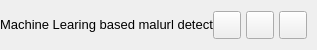
           <widget class="QFrame" name="contentTopBg">
            <property name="minimumSize">
             <size>
              <width>0</width>
              <height>50</height>
             </size>
            </property>
            <property name="maximumSize">
             <size>
              <width>16777215</width>
              <height>50</height>
             </size>
            </property>
            <property name="frameShape">
             <enum>QFrame::NoFrame</enum>
            </property>
            <property name="frameShadow">
             <enum>QFrame::Raised</enum>
            </property>
            <layout class="QHBoxLayout" name="horizontalLayout">
             <property name="spacing">
              <number>0</number>
             </property>
             <property name="leftMargin">
              <number>0</number>
             </property>
             <property name="topMargin">
              <number>0</number>
             </property>
             <property name="rightMargin">
              <number>10</number>
             </property>
             <property name="bottomMargin">
              <number>0</number>
             </property>
             <item>
              <widget class="QFrame" name="leftBox">
               <property name="sizePolicy">
                <sizepolicy hsizetype="Expanding" vsizetype="Preferred">
                 <horstretch>0</horstretch>
                 <verstretch>0</verstretch>
                </sizepolicy>
               </property>
               <property name="frameShape">
                <enum>QFrame::NoFrame</enum>
               </property>
               <property name="frameShadow">
                <enum>QFrame::Raised</enum>
               </property>
               <layout class="QHBoxLayout" name="horizontalLayout_3">
                <property name="spacing">
                 <number>0</number>
                </property>
                <property name="leftMargin">
                 <number>0</number>
                </property>
                <property name="topMargin">
                 <number>0</number>
                </property>
                <property name="rightMargin">
                 <number>0</number>
                </property>
                <property name="bottomMargin">
                 <number>0</number>
                </property>
                <item>
                 <widget class="QLabel" name="titleRightInfo">
                  <property name="sizePolicy">
                   <sizepolicy hsizetype="Preferred" vsizetype="Expanding">
                    <horstretch>0</horstretch>
                    <verstretch>0</verstretch>
                   </sizepolicy>
                  </property>
                  <property name="maximumSize">
                   <size>
                    <width>16777215</width>
                    <height>45</height>
                   </size>
                  </property>
                  <property name="font">
                   <font>
                    <family>Segoe UI</family>
                    <pointsize>10</pointsize>
                    <weight>50</weight>
                    <italic>false</italic>
                    <bold>false</bold>
                   </font>
                  </property>
                  <property name="text">
                   <string>Machine Learing based malurl detect</string>
                  </property>
                  <property name="alignment">
                   <set>Qt::AlignLeading|Qt::AlignLeft|Qt::AlignVCenter</set>
                  </property>
                 </widget>
                </item>
               </layout>
              </widget>
             </item>
             <item alignment="Qt::AlignRight">
              <widget class="QFrame" name="rightButtons">
               <property name="minimumSize">
                <size>
                 <width>0</width>
                 <height>28</height>
                </size>
               </property>
               <property name="frameShape">
                <enum>QFrame::NoFrame</enum>
               </property>
               <property name="frameShadow">
                <enum>QFrame::Raised</enum>
               </property>
               <layout class="QHBoxLayout" name="horizontalLayout_2">
                <property name="spacing">
                 <number>5</number>
                </property>
                <property name="leftMargin">
                 <number>0</number>
                </property>
                <property name="topMargin">
                 <number>0</number>
                </property>
                <property name="rightMargin">
                 <number>0</number>
                </property>
                <property name="bottomMargin">
                 <number>0</number>
                </property>
                <item>
                 <widget class="QPushButton" name="minimizeAppBtn">
                  <property name="minimumSize">
                   <size>
                    <width>28</width>
                    <height>28</height>
                   </size>
                  </property>
                  <property name="maximumSize">
                   <size>
                    <width>28</width>
                    <height>28</height>
                   </size>
                  </property>
                  <property name="cursor">
                   <cursorShape>PointingHandCursor</cursorShape>
                  </property>
                  <property name="toolTip">
                   <string>Minimize</string>
                  </property>
                  <property name="text">
                   <string/>
                  </property>
                  <property name="icon">
                   <iconset resource="resources.qrc">
                    <normaloff>:/icons/images/icons/icon_minimize.png</normaloff>:/icons/images/icons/icon_minimize.png</iconset>
                  </property>
                  <property name="iconSize">
                   <size>
                    <width>20</width>
                    <height>20</height>
                   </size>
                  </property>
                 </widget>
                </item>
                <item>
                 <widget class="QPushButton" name="maximizeRestoreAppBtn">
                  <property name="minimumSize">
                   <size>
                    <width>28</width>
                    <height>28</height>
                   </size>
                  </property>
                  <property name="maximumSize">
                   <size>
                    <width>28</width>
                    <height>28</height>
                   </size>
                  </property>
                  <property name="font">
                   <font>
                    <family>Segoe UI</family>
                    <pointsize>10</pointsize>
                    <weight>50</weight>
                    <italic>false</italic>
                    <bold>false</bold>
                    <stylestrategy>PreferDefault</stylestrategy>
                   </font>
                  </property>
                  <property name="cursor">
                   <cursorShape>PointingHandCursor</cursorShape>
                  </property>
                  <property name="toolTip">
                   <string>Maximize</string>
                  </property>
                  <property name="text">
                   <string/>
                  </property>
                  <property name="icon">
                   <iconset resource="resources.qrc">
                    <normaloff>:/icons/images/icons/icon_maximize.png</normaloff>:/icons/images/icons/icon_maximize.png</iconset>
                  </property>
                  <property name="iconSize">
                   <size>
                    <width>20</width>
                    <height>20</height>
                   </size>
                  </property>
                 </widget>
                </item>
                <item>
                 <widget class="QPushButton" name="closeAppBtn">
                  <property name="minimumSize">
                   <size>
                    <width>28</width>
                    <height>28</height>
                   </size>
                  </property>
                  <property name="maximumSize">
                   <size>
                    <width>28</width>
                    <height>28</height>
                   </size>
                  </property>
                  <property name="cursor">
                   <cursorShape>PointingHandCursor</cursorShape>
                  </property>
                  <property name="toolTip">
                   <string>Close</string>
                  </property>
                  <property name="text">
                   <string/>
                  </property>
                  <property name="icon">
                   <iconset resource="resources.qrc">
                    <normaloff>:/icons/images/icons/icon_close.png</normaloff>:/icons/images/icons/icon_close.png</iconset>
                  </property>
                  <property name="iconSize">
                   <size>
                    <width>20</width>
                    <height>20</height>
                   </size>
                  </property>
                 </widget>
                </item>
               </layout>
              </widget>
             </item>
            </layout>
           </widget>
